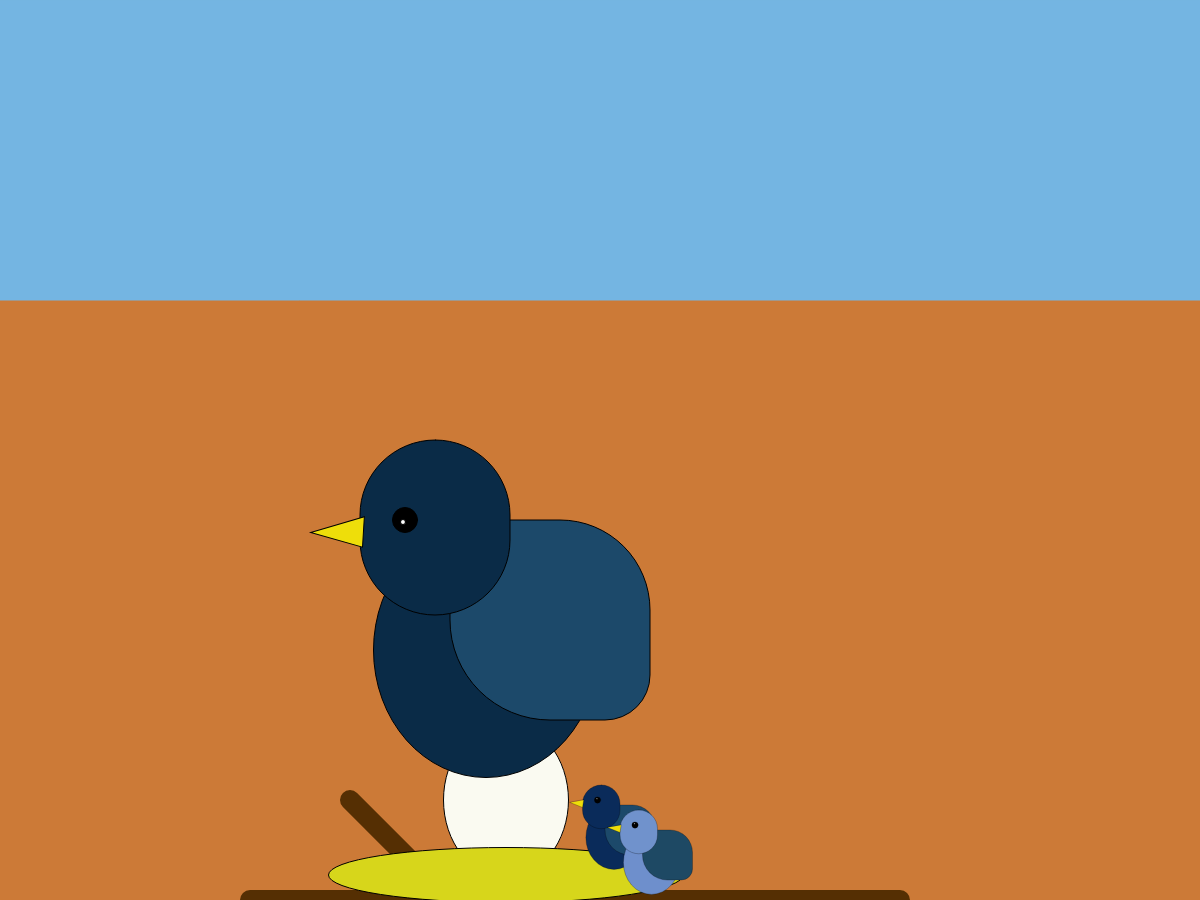
Frame 1 (no input)
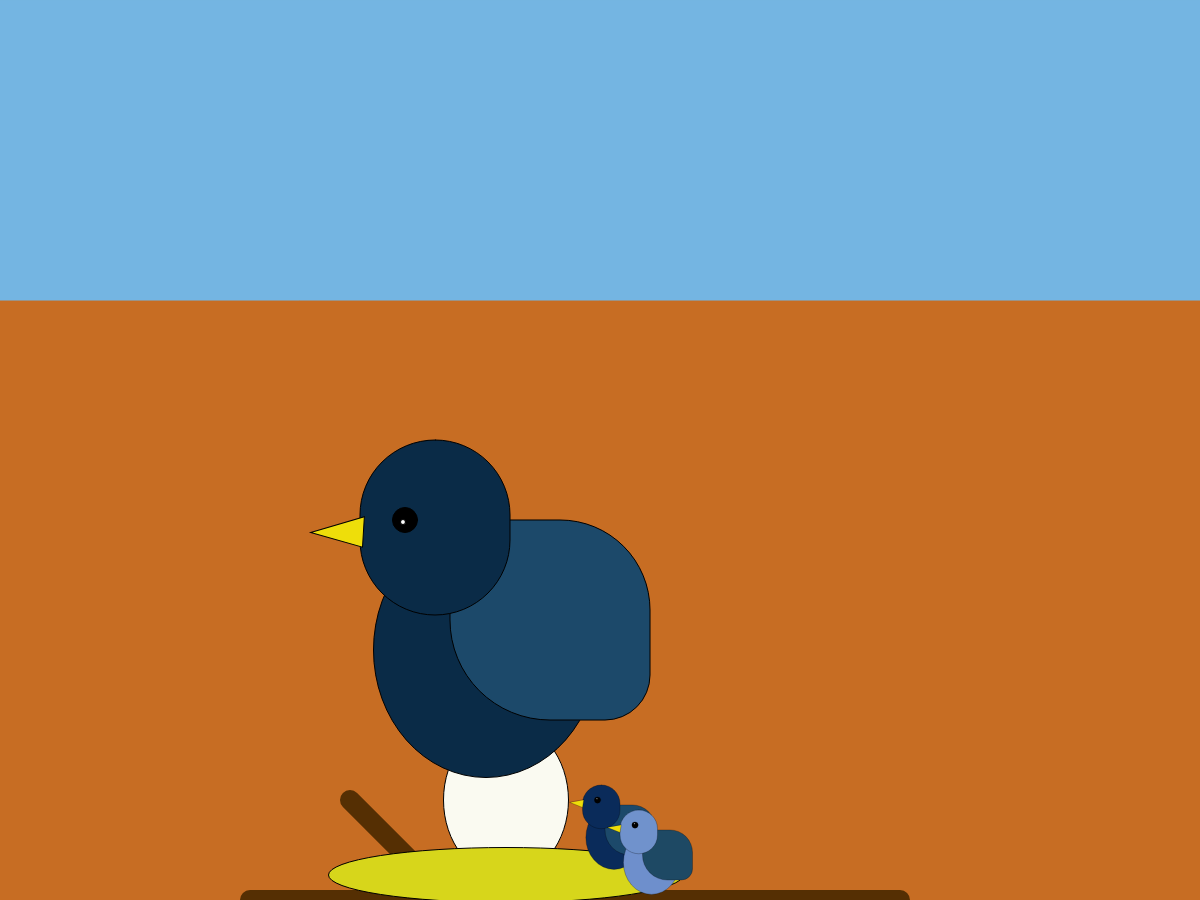
Frame 60 (no input)
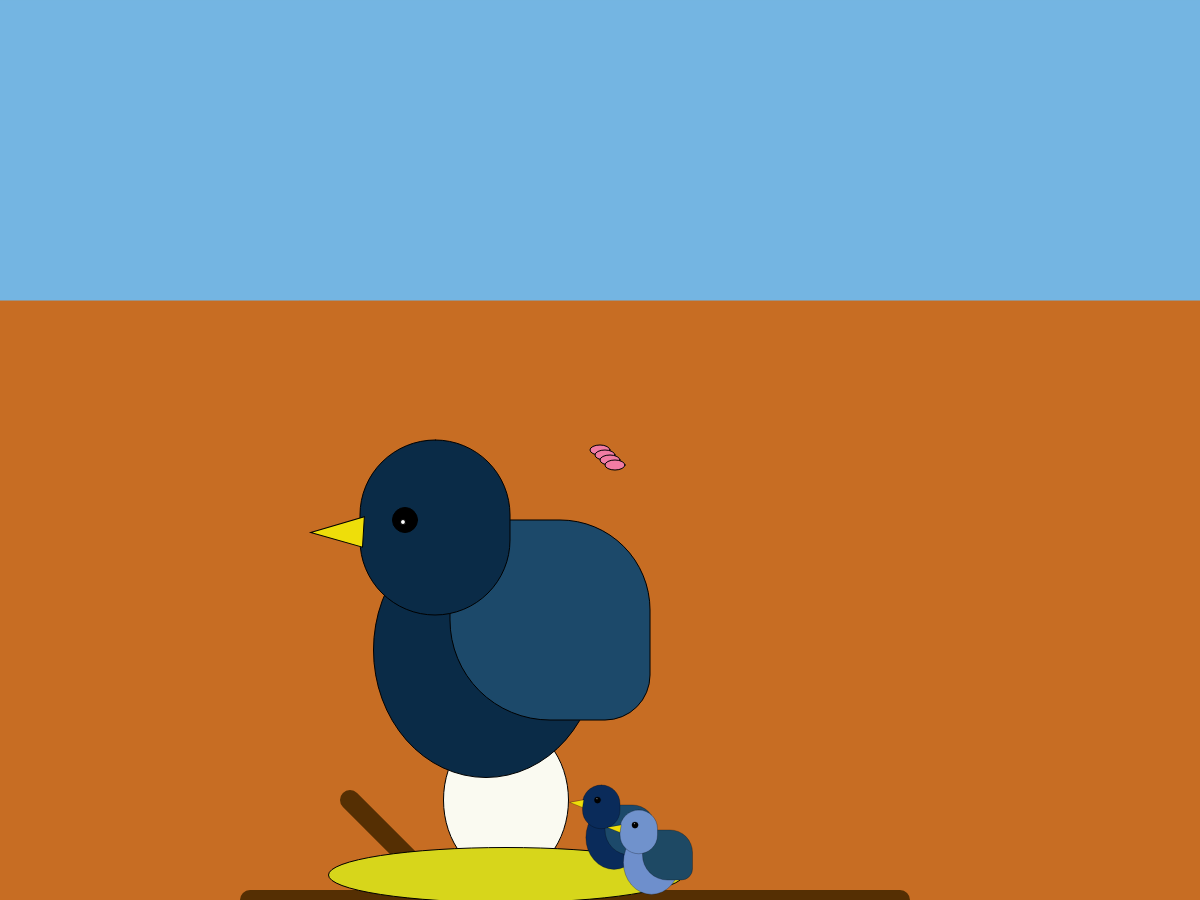
Frame 120 (the mouse pressed at the canvas centre since frame 60)

The p5.js sketch that drew these frames (run headless with seeded random() and noise() and a simulated clock; from frame 60 on, the mouse is pressed at the canvas centre):

// p5.js sketch
// ── sketch.js
function setup(){     // setup funtion needs to be in the top of each sketch.js
createCanvas( windowWidth,900 );        // and only needs to be added once
noCursor();                              //remove cursor icon

}



function draw(){

background ( 'rgba(199, 109, 36, 0.91)' ); //background color


//worm


fill('rgb(241, 124, 164)');                 //Color of mouse x,y ellipses
ellipse(mouseX,mouseY,20,10);               //top of worm
ellipse(mouseX +5,mouseY +5,20,10);        //moves ellipse over for body segment
ellipse(mouseX +10,mouseY +10,20,10);
ellipse(mouseX +15,mouseY +15,20,10);


push();                                     //sandbox creation for character

translate(450,450);                        //alter center point

//sky
push();
fill('rgb(116, 181, 226)');
stroke('rgb(116, 181, 226)');
rect(-450,-450,windowWidth,300);
pop();



push();                                 //tree branch

stroke('rgb(85, 47, 3)');
strokeWeight(20);
line(-200,450,450,450);

stroke('rgb(85, 47, 3)');
strokeWeight(20);
line(-100,350,0,450);

pop();
//End tree branch

                                      //Mother bird - character 1


push();                                       //Nest and Egg 1

fill('rgb(250, 250, 241)');
ellipse(56, 350, 125, 155);

fill('rgb(215, 214, 27)');
ellipse(56, 425, 355, 55);

pop();
//Nest and Egg


push();                                       //Body 1
translate(-20,50);

ellipseMode(CENTER);
fill('rgb(10, 43, 71)');
ellipse(56, 150, 225, 255);


pop();
//End body



push();                                       //Wings 1
translate(-20,50);

fill('rgb(28, 73, 106)');
rect( 20, 20, 200, 200, 0, 90, 45, 150 );

pop();
//End wings

push();                                       //Head 1
translate(-20,50);

fill('rgb(10,43,71)');
rect( -70, -60, 150, 175, 90 );

push();                                       //Beak 1
translate(-1,10);
rotate(radians(-6));

fill('rgb(238, 222, 10)');
triangle( -65, 0, -70, 30, -120, 10 );

pop();
//End beak


push();                                       //Eyes 1
translate(-15,20);

ellipseMode(CENTER);
fill('rgb(0,0,0)');
ellipse(-10, 0, 25, 25);
fill('rgb(255,255,255)');
ellipse(-12,2,5,5);

pop();
//End Eyes



pop();
//End head

                                       //baby bird 1 - 2nd Character



translate (150,350);
scale(0.25);

push();                                       //Body 2

ellipseMode(CENTER);
fill('rgb(10, 43, 90)');
ellipse(56, 150, 225, 255);


pop();
//End body



push();                                       //Wings 2

fill('rgb(28, 73, 106)');
rect( 20, 20, 200, 200, 0, 90, 45, 150 );

pop();
//End wings

push();                                       //Head 2

fill('rgb(10,43,90)');
rect( -70, -60, 150, 175, 90 );

push();                                       //Beak 2
fill('rgb(238, 222, 10)');
triangle( -65, 0, -70, 30, -120, 10 );

pop();
//End beak


push();                                       //Eyes 2

ellipseMode(CENTER);
fill('rgb(0,0,0)');
ellipse(-10, 0, 25, 25);
fill('rgb(255,255,255)');
ellipse(-12,-6,5,5);

pop();
//End Eyes



pop();
//End head


                                       //baby bird 2 - 3nd Character

push();

translate (150,100);
scale(1);

push();                                       //Body 3

ellipseMode(CENTER);
fill('rgb(110, 143, 204)');
ellipse(56, 150, 225, 255);


pop();
//End body



push();                                       //Wings 3

fill('rgb(30, 73, 100)');
rect( 20, 20, 200, 200, 0, 90, 45, 150 );

pop();
//End wings

push();                                       //Head 3

fill('rgb(112, 146, 204)');
rect( -70, -60, 150, 175, 90 );

push();                                       //Beak 3
fill('rgb(238, 222, 10)');
triangle( -65, 0, -70, 30, -120, 10 );

pop();
//End beak


push();                                       //Eyes 3

ellipseMode(CENTER);
fill('rgb(0,0,0)');
ellipse(-10, 0, 25, 25);
fill('rgb(255,255,255)');
ellipse(-12,-6,5,5);

pop();
//End Eyes


pop();
//End head

pop();
//end sandbox for character 3

pop();
//End character
}
